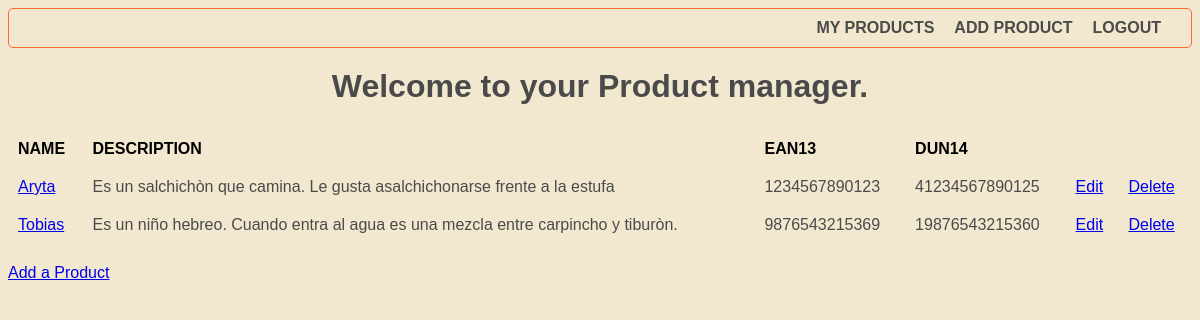
The app's page / (signed in) with its own data.
### products_listing/models.py (models this page shows, shortened)
class Product(models.Model):
    user = models.ForeignKey(settings.AUTH_USER_MODEL, on_delete=models.CASCADE, default=None)
    name = models.CharField(max_length=100)
    description = models.TextField()
    ean13 = models.CharField(max_length=13)
    units_number = models.PositiveIntegerField()
    dun14 = models.CharField(max_length=14)

### products_listing/views.py (the view)
# urls.py: path('', index_view, name='index'),
def index_view(request):
    if request.user.is_authenticated:
        products = Product.objects.filter(user=request.user)
        return render(request, 'products_listing/home.html', {'products': products})
    else:
        return redirect('login')

### products_listing/templates/products_listing/home.html
{% extends 'products_listing/base.html' %}
{% block content %}
  <h1>Welcome to your Product manager.</h1>
  {% if products %}
        <table>
          <thead>
            <tr>
              <th>Name</th>
              <th>Description</th>
              <th>EAN13</th>
              <th>DUN14</th>
              <th></th>
              <th></th>
            </tr>
          </thead>
            <tbody>
        {% for product in products %}
            <tr>
                <td><a href="{% url 'product_detail' pk=product.pk %}">{{ product.name }}</a></td>
                <td>{{ product.description }}</td>
                <td>{{ product.ean13 }}</td>
                <td>{{ product.dun14 }}</td>
                <td><a href="{% url 'edit_product' product.pk %}">Edit</a></td>
                <td><a href="{% url 'delete_product' product.pk %}">Delete</a></td>
            </tr>
        {% endfor %}
            </tbody>
        </table>
    {% else %}
        <p>No products added yet.</p>
    {% endif %}
  <a href="{% url 'product_create' %}">Add a Product</a>
{% endblock %}

### products_listing/templates/products_listing/base.html (shortened to what this page needs)
{% load static %}
<!DOCTYPE html>
<html lang="en">
<head>
    <link rel="stylesheet" href="{% static 'styles.css' %}">
</head>
<body>
    <nav class="">
        {% if user.is_authenticated %}
            <a href="{% url 'product_list' %}">My Products </a>
            <a href="{% url 'product_create' %}">Add Product</a>
            <a href="{% url 'logout' %}">Logout</a>
        {% else %}
            <a href="{% url 'login' %}">Login</a>
            <a href="{% url 'register' %}">Register</a>
        {% endif %}
    </nav>
    <main>
        {% block content %}
        {% endblock %}
    </main>
</body>
</html>

### products_listing/static/styles.css (style rules this page uses)
body { background-color: #F2E8CF; color: #4A4A4A; font-family: Arial, sans-serif; }
h1 { font-size: 32px; font-weight: bold; margin: 0; margin-bottom: 25px; text-align: center; }
nav { background-color: #F2E8CF; border: 1px solid #FF6B35; border-radius: 5px; padding: 10px; margin-bottom: 20px; display: flex; justify-content: right; }
nav a { margin-right: 20px; }
nav a { color: #4A4A4A; text-decoration: none; font-weight: bold; text-transform: uppercase; }
table { border-collapse: collapse; width: 100%; margin-bottom: 20px; }
th, td { padding: 10px; text-align: left; }
th { background-color: transparent; color: black; text-transform: uppercase; font-weight: bold; }
tr:nth-child(even) { background-color: #F2E8CF; }

### records on screen
Product: name "Aryta", description "Es un salchichòn que camina. Le gusta asalchichonarse frente a la estufa", ean13 "1234567890123", dun14 "41234567890125"
Product: name "Tobias", description "Es un niño hebreo. Cuando entra al agua es una mezcla entre carpincho y tiburòn.", ean13 "9876543215369", dun14 "19876543215360"
